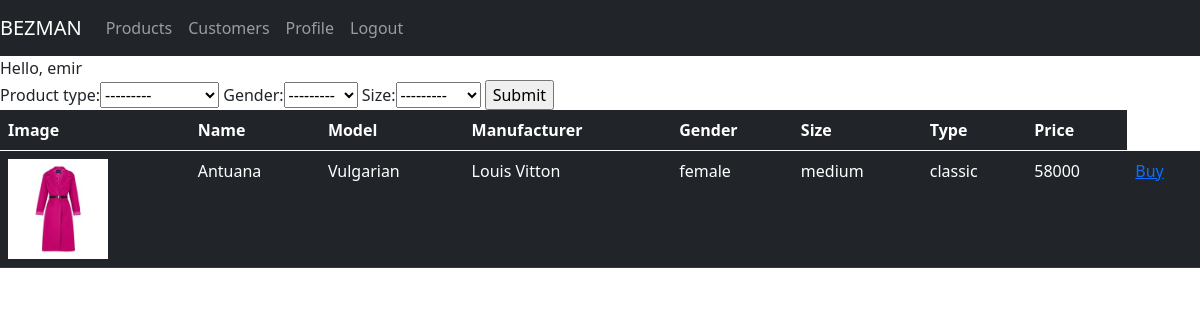
The app's page / (signed in) with its own data.
### supershop/models.py (models this page shows, shortened)
class Product(models.Model):
    types = (
        ('classic', 'classic'),
        ('sport', 'sport'),
        ('dm', 'demi-season'),
        ('winter', 'winter')
    )
    genders = (
        ('male', 'male'),
        ('female', 'female'),
        ('uni', 'uni')
    )
    sizes = (
        ('child', 'child'),
        ('medium', 'medium'),
        ('large', 'large'),
        ('XL', 'XL')
    )
    name = models.CharField(max_length=40)
    product_type = models.CharField(max_length=40, choices=types)
    gender = models.CharField(max_length=20, choices=genders)
    product_model = models.CharField(max_length=50)
    price = models.IntegerField()
    manufacturer = models.CharField(max_length=15)
    size = models.CharField(max_length=20, choices=sizes)
    image = models.ImageField(blank=True, default='default.jpeg')  # blank=True означает изображение не обязательно
    class Meta:
        verbose_name="Товар"
        verbose_name_plural="Товары"

### supershop/views.py (the view)
# urls.py: path('', productList, name='products'),
def productList(request):
    products = Product.objects.all()
    filter = ProductFilter(request.GET, queryset=products)
    products = filter.qs
    context = {'products': products, 'filter':filter}
    return render(request, 'supershop/products.html', context)

### supershop/templates/supershop/products.html
{% extends 'supershop/base.html' %}
{% block content %}
<nav>
    Hello, {{ request.user }}
    <form action="" method="POST">
        {{ filter.form }}
        <input type="submit" name="Confirm">
    </form>
    <table class="table table-hover table-dark">
        <thead>
        <tr>
            <th scope="col">Image</th>
            <th scope="col">Name</th>
            <th scope="col">Model</th>
            <th scope="col">Manufacturer</th>
            <th scope="col">Gender</th>
            <th scope="col">Size</th>
            <th scope="col">Type</th>
            <th scope="col">Price</th>
        </tr>
        </thead>
        <tbody>
        {% for product in products %}
        <tr>
            <td><img src="{{ product.image.url }}" width="100px" height="100px"></td>
            <td>{{ product.name }}</td>
            <td>{{ product.product_model }}</td>
            <td>{{ product.manufacturer }}</td>
            <td>{{ product.gender }}</td>
            <td>{{ product.size }}</td>
            <td>{{ product.product_type }}</td>
            <td>{{ product.price }}</td>
            <td><a href="{% url 'order-create' product.id %}">Buy</a></td>
        </tr>
        {% endfor %}
        </tbody>
    </table>
    {% endblock %}

### records on screen
Product: image (picture), name "Antuana", product_model "Vulgarian", manufacturer "Louis Vitton", gender "female", size "medium", product_type "classic", price "58000"

### other values on screen
{{ request.user }} "emir"
